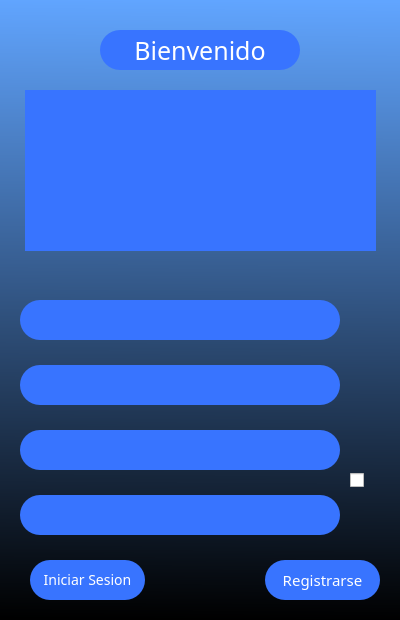
<?xml version="1.0" encoding="UTF-8"?>
<ui version="4.0">
 <class>Big_Body</class>
 <widget class="QWidget" name="Big_Body">
  <property name="geometry">
   <rect>
    <x>0</x>
    <y>0</y>
    <width>400</width>
    <height>620</height>
   </rect>
  </property>
  <property name="windowTitle">
   <string>Form</string>
  </property>
  <property name="styleSheet">
   <string notr="true">background-color:qlineargradient(spread:pad, x1:0.460273, y1:0, x2:0.455, y2:1, stop:0 rgba(97, 165, 255, 255), stop:1 rgba(0, 0, 0, 255))</string>
  </property>
  <widget class="QLabel" name="Title_Bienvenido">
   <property name="geometry">
    <rect>
     <x>100</x>
     <y>30</y>
     <width>200</width>
     <height>40</height>
    </rect>
   </property>
   <property name="font">
    <font>
     <family>BIZ UDGothic</family>
     <pointsize>-1</pointsize>
     <kerning>true</kerning>
    </font>
   </property>
   <property name="styleSheet">
    <string notr="true">background-color:rgb(56, 116, 255);
font-size:25px;
color:rgb(255, 255, 255);
border-radius: 20px;</string>
   </property>
   <property name="text">
    <string>Bienvenido</string>
   </property>
   <property name="alignment">
    <set>Qt::AlignCenter</set>
   </property>
  </widget>
  <widget class="QPushButton" name="Ing_Boton">
   <property name="geometry">
    <rect>
     <x>30</x>
     <y>560</y>
     <width>115</width>
     <height>40</height>
    </rect>
   </property>
   <property name="font">
    <font>
     <family>BIZ UDGothic</family>
     <pointsize>-1</pointsize>
    </font>
   </property>
   <property name="cursor">
    <cursorShape>PointingHandCursor</cursorShape>
   </property>
   <property name="styleSheet">
    <string notr="true">background-color:rgb(56, 116, 255);
border-radius:20px;
color:white;
font-size:14px;</string>
   </property>
   <property name="text">
    <string>Iniciar Sesion</string>
   </property>
  </widget>
  <widget class="QPushButton" name="Registrarse_boton">
   <property name="geometry">
    <rect>
     <x>265</x>
     <y>560</y>
     <width>115</width>
     <height>40</height>
    </rect>
   </property>
   <property name="font">
    <font>
     <family>BIZ UDGothic</family>
     <pointsize>-1</pointsize>
    </font>
   </property>
   <property name="cursor">
    <cursorShape>PointingHandCursor</cursorShape>
   </property>
   <property name="styleSheet">
    <string notr="true">background-color:rgb(56, 116, 255);
border-radius:20px;
color:white;
font-size:15px;</string>
   </property>
   <property name="text">
    <string>Registrarse</string>
   </property>
  </widget>
  <widget class="QLineEdit" name="GmailCrear">
   <property name="geometry">
    <rect>
     <x>20</x>
     <y>300</y>
     <width>320</width>
     <height>40</height>
    </rect>
   </property>
   <property name="font">
    <font>
     <family>BIZ UDGothic</family>
     <pointsize>-1</pointsize>
    </font>
   </property>
   <property name="styleSheet">
    <string notr="true">background-color:rgb(56, 116, 255);
border-color:none;
border-radius:20px;
color:rgb(255, 255, 255);
font-size:15px;</string>
   </property>
   <property name="text">
    <string/>
   </property>
  </widget>
  <widget class="QLineEdit" name="ContrasenaCrear">
   <property name="geometry">
    <rect>
     <x>20</x>
     <y>365</y>
     <width>320</width>
     <height>40</height>
    </rect>
   </property>
   <property name="font">
    <font>
     <family>BIZ UDGothic</family>
     <pointsize>-1</pointsize>
    </font>
   </property>
   <property name="styleSheet">
    <string notr="true">background-color:rgb(56, 116, 255);
border-color:none;
border-radius:20px;
color:rgb(255, 255, 255);
font-size:15px;</string>
   </property>
   <property name="text">
    <string/>
   </property>
  </widget>
  <widget class="QLineEdit" name="ContrasenaConfirmar">
   <property name="geometry">
    <rect>
     <x>20</x>
     <y>430</y>
     <width>320</width>
     <height>40</height>
    </rect>
   </property>
   <property name="font">
    <font>
     <family>BIZ UDGothic</family>
     <pointsize>-1</pointsize>
    </font>
   </property>
   <property name="styleSheet">
    <string notr="true">background-color:rgb(56, 116, 255);
border-color:none;
border-radius:20px;
color:rgb(255, 255, 255);
font-size:15px;</string>
   </property>
   <property name="text">
    <string/>
   </property>
  </widget>
  <widget class="QLineEdit" name="NombreText">
   <property name="geometry">
    <rect>
     <x>20</x>
     <y>495</y>
     <width>320</width>
     <height>40</height>
    </rect>
   </property>
   <property name="font">
    <font>
     <family>BIZ UDGothic</family>
     <pointsize>-1</pointsize>
    </font>
   </property>
   <property name="styleSheet">
    <string notr="true">background-color:rgb(56, 116, 255);
border-color:none;
border-radius:20px;
color:rgb(255, 255, 255);
font-size:15px;</string>
   </property>
   <property name="text">
    <string/>
   </property>
  </widget>
  <widget class="QLabel" name="Error_Label_Registro">
   <property name="geometry">
    <rect>
     <x>25</x>
     <y>90</y>
     <width>351</width>
     <height>161</height>
    </rect>
   </property>
   <property name="font">
    <font>
     <family>BIZ UDGothic</family>
     <pointsize>-1</pointsize>
    </font>
   </property>
   <property name="styleSheet">
    <string notr="true">background-color:rgb(56, 116, 255);
color:rgb(255, 0, 0);
font-size:20px;
</string>
   </property>
   <property name="text">
    <string/>
   </property>
   <property name="alignment">
    <set>Qt::AlignCenter</set>
   </property>
  </widget>
  <widget class="QCheckBox" name="checkBoxMostrarContra">
   <property name="geometry">
    <rect>
     <x>350</x>
     <y>470</y>
     <width>16</width>
     <height>21</height>
    </rect>
   </property>
   <property name="styleSheet">
    <string notr="true">background-color:none;</string>
   </property>
   <property name="text">
    <string/>
   </property>
  </widget>
 </widget>
 <resources/>
 <connections/>
</ui>
